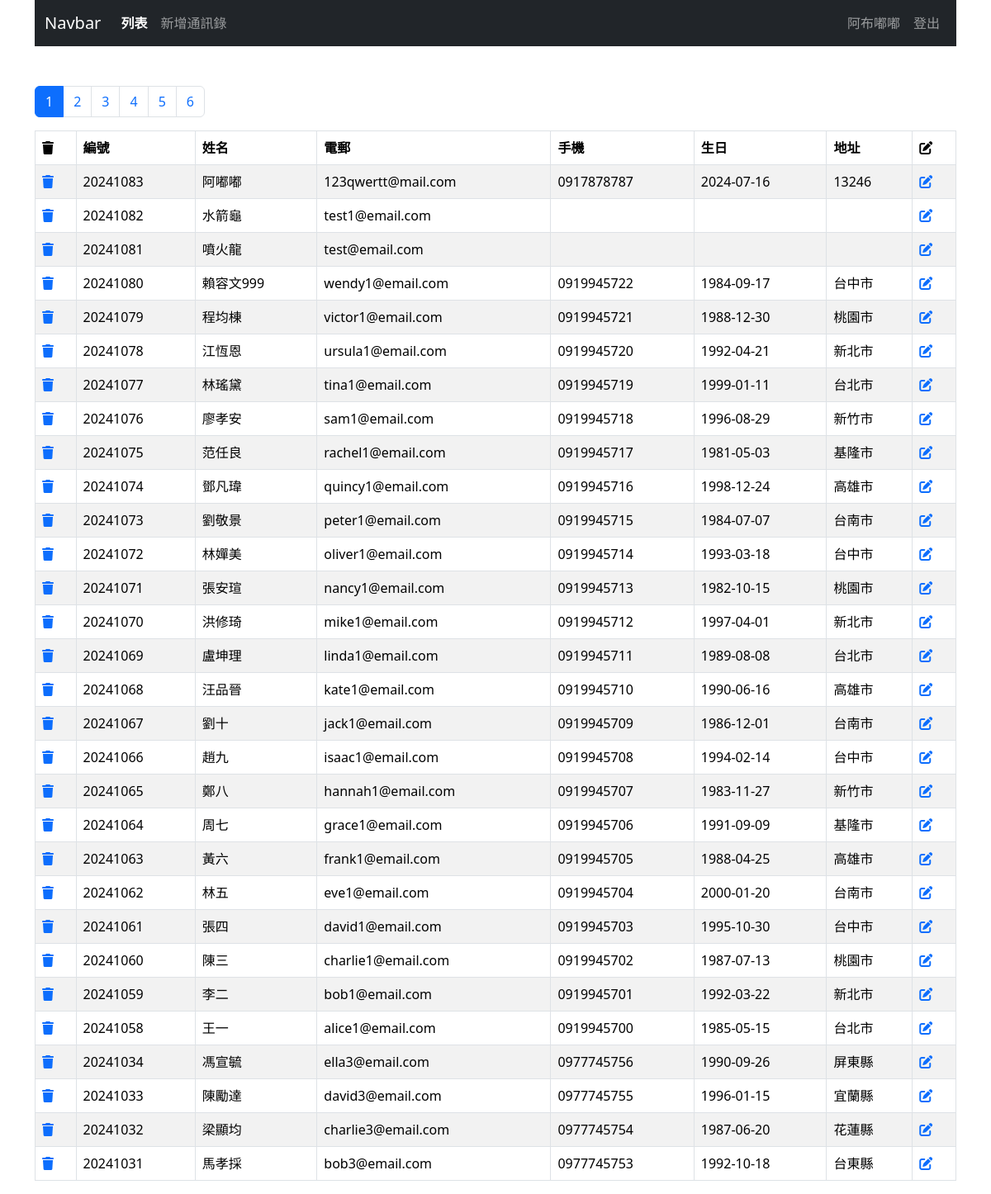
The app's page /user_CRUD/index_.php (signed in) with its own data.
### tables this page shows
CREATE TABLE `userinfo` (
  `user_id` int NOT NULL,
  `user_name` varchar(255) NOT NULL,
  `email` varchar(255) NOT NULL,
  `password` varchar(255) NOT NULL DEFAULT '$2y$10$VdDD5gG8/YhOVyFde/gICeRQ7H870h46ELekpRE1NXRAfBvH9Huki',
  `nick_name` varchar(255) DEFAULT NULL,
  `user_img` varchar(255) DEFAULT NULL,
  `birthday` date DEFAULT NULL,
  `create_day` datetime NOT NULL,
  `last_date` datetime DEFAULT NULL,
  `qr_img` varchar(255) DEFAULT NULL,
  `mobile` varchar(255) DEFAULT NULL,
  `line_id` varchar(255) DEFAULT NULL,
  `postal_code` int DEFAULT NULL,
  `address` varchar(255) DEFAULT NULL,
  `recipient` varchar(255) DEFAULT NULL,
  `contact_number` varchar(255) DEFAULT NULL,
  `store_firm` varchar(255) DEFAULT NULL,
  `store_id` varchar(255) DEFAULT NULL,
  `history_id` int DEFAULT NULL,
  `note` varchar(255) DEFAULT NULL
);

### user_CRUD/list-admin.php (the view, shortened to what this page needs)
<?php
$perPage = 30;
$page = isset($_GET['page']) ? intval($_GET['page']) : 1;
require __DIR__ . '/db-connect.php';
$t_sql = "SELECT COUNT(1) FROM userinfo ";
$totalRows = $pdo->query($t_sql)->fetch(PDO::FETCH_NUM)[0];
$totalPages = 0;
$rows = [];
if ($totalRows) {
  $totalPages = ceil($totalRows / $perPage);
  $sql = sprintf(
    "SELECT * FROM userinfo ORDER BY user_id DESC LIMIT %s, %s",
    ($page - 1) * $perPage,
    $perPage
  );
  $rows = $pdo->query($sql)->fetchAll();
}
?>
<?php include __DIR__ . "/parts/html-head.php"; ?>
<?php include __DIR__ . "/parts/navbar.php"; ?>
<div class="container">
  <div class="row">
    <div class="col">
      <nav aria-label="Page navigation example">
        <ul class="pagination">
          <?php for ($i = $page - 5; $i <= $page + 5; $i++) :
            if ($i >= 1 && $i <= $totalPages) :
          ?>
              <li class="page-item <?= $i == $page ? 'active' : '' ?>">
                <a class="page-link" href="?page=<?= $i ?>"><?= $i ?></a>
              </li>
          <?php
            endif;
          endfor; ?>
        </ul>
      </nav>
    </div>
  </div>
  <div class="row">
    <div class="col">
      <table class="table table-bordered table-striped">
        <thead>
          <tr>
            <th><i class="fa-solid fa-trash"></i></th>
            <th>編號</th>
            <th>姓名</th>
            <th>電郵</th>
            <th>手機</th>
            <th>生日</th>
            <th>地址</th>
            <th><i class="fa-solid fa-pen-to-square"></i></th>
          </tr>
        </thead>
        <tbody>
          <?php foreach ($rows as $r) : ?>
            <tr>
              <td>
                <a href="javascript: deleteOne(<?= $r['user_id'] ?>)">
                  <i class="fa-solid fa-trash"></i>
                </a>
              </td>
              <td><?= $r['user_id'] ?></td>
              <td><?= $r['user_name'] ?></td>
              <td><?= $r['email'] ?></td>
              <td><?= $r['mobile'] ?></td>
              <td><?= $r['birthday'] ?></td>
              <td><?= htmlentities($r['address']) ?></td>
              <td>
                <a href="edit.php?user_id=<?= $r['user_id'] ?>">
                  <i class="fa-solid fa-pen-to-square"></i>
                </a>
              </td>
            </tr>
          <?php endforeach; ?>
        </tbody>
      </table>
    </div>
  </div>
</div>
<?php include __DIR__ . "/parts/html-foot.php"; ?>

### records on screen
userinfo: user_id "20241083", user_name "阿嘟嘟", email "123qwertt@mail.com", mobile "0917878787", birthday "2024-07-16", address "13246"
userinfo: user_id "20241082", user_name "水箭龜", email "test1@email.com"
userinfo: user_id "20241081", user_name "噴火龍", email "test@email.com"
userinfo: user_id "20241080", user_name "賴容文999", email "wendy1@email.com", mobile "0919945722", birthday "1984-09-17", address "台中市"
userinfo: user_id "20241079", user_name "程均棟", email "victor1@email.com", mobile "0919945721", birthday "1988-12-30", address "桃園市"
userinfo: user_id "20241078", user_name "江恆恩", email "ursula1@email.com", mobile "0919945720", birthday "1992-04-21", address "新北市"
userinfo: user_id "20241077", user_name "林瑤黛", email "tina1@email.com", mobile "0919945719", birthday "1999-01-11", address "台北市"
userinfo: user_id "20241076", user_name "廖孝安", email "sam1@email.com", mobile "0919945718", birthday "1996-08-29", address "新竹市"
userinfo: user_id "20241075", user_name "范任良", email "rachel1@email.com", mobile "0919945717", birthday "1981-05-03", address "基隆市"
userinfo: user_id "20241074", user_name "鄧凡瑋", email "quincy1@email.com", mobile "0919945716", birthday "1998-12-24", address "高雄市"
userinfo: user_id "20241073", user_name "劉敬景", email "peter1@email.com", mobile "0919945715", birthday "1984-07-07", address "台南市"
userinfo: user_id "20241072", user_name "林嬋美", email "oliver1@email.com", mobile "0919945714", birthday "1993-03-18", address "台中市"
userinfo: user_id "20241071", user_name "張安瑄", email "nancy1@email.com", mobile "0919945713", birthday "1982-10-15", address "桃園市"
userinfo: user_id "20241070", user_name "洪修琦", email "mike1@email.com", mobile "0919945712", birthday "1997-04-01", address "新北市"
userinfo: user_id "20241069", user_name "盧坤理", email "linda1@email.com", mobile "0919945711", birthday "1989-08-08", address "台北市"
userinfo: user_id "20241068", user_name "汪品晉", email "kate1@email.com", mobile "0919945710", birthday "1990-06-16", address "高雄市"
userinfo: user_id "20241067", user_name "劉十", email "jack1@email.com", mobile "0919945709", birthday "1986-12-01", address "台南市"
userinfo: user_id "20241066", user_name "趙九", email "isaac1@email.com", mobile "0919945708", birthday "1994-02-14", address "台中市"
userinfo: user_id "20241065", user_name "鄭八", email "hannah1@email.com", mobile "0919945707", birthday "1983-11-27", address "新竹市"
userinfo: user_id "20241064", user_name "周七", email "grace1@email.com", mobile "0919945706", birthday "1991-09-09", address "基隆市"
userinfo: user_id "20241063", user_name "黃六", email "frank1@email.com", mobile "0919945705", birthday "1988-04-25", address "高雄市"
userinfo: user_id "20241062", user_name "林五", email "eve1@email.com", mobile "0919945704", birthday "2000-01-20", address "台南市"
userinfo: user_id "20241061", user_name "張四", email "david1@email.com", mobile "0919945703", birthday "1995-10-30", address "台中市"
userinfo: user_id "20241060", user_name "陳三", email "charlie1@email.com", mobile "0919945702", birthday "1987-07-13", address "桃園市"
userinfo: user_id "20241059", user_name "李二", email "bob1@email.com", mobile "0919945701", birthday "1992-03-22", address "新北市"
userinfo: user_id "20241058", user_name "王一", email "alice1@email.com", mobile "0919945700", birthday "1985-05-15", address "台北市"
userinfo: user_id "20241034", user_name "馮宣毓", email "ella3@email.com", mobile "0977745756", birthday "1990-09-26", address "屏東縣"
userinfo: user_id "20241033", user_name "陳勵達", email "david3@email.com", mobile "0977745755", birthday "1996-01-15", address "宜蘭縣"
userinfo: user_id "20241032", user_name "梁顯均", email "charlie3@email.com", mobile "0977745754", birthday "1987-06-20", address "花蓮縣"
userinfo: user_id "20241031", user_name "馬孝採", email "bob3@email.com", mobile "0977745753", birthday "1992-10-18", address "台東縣"

### other values on screen
$_SESSION["admin"]['nick_name'] "阿布嘟嘟"
